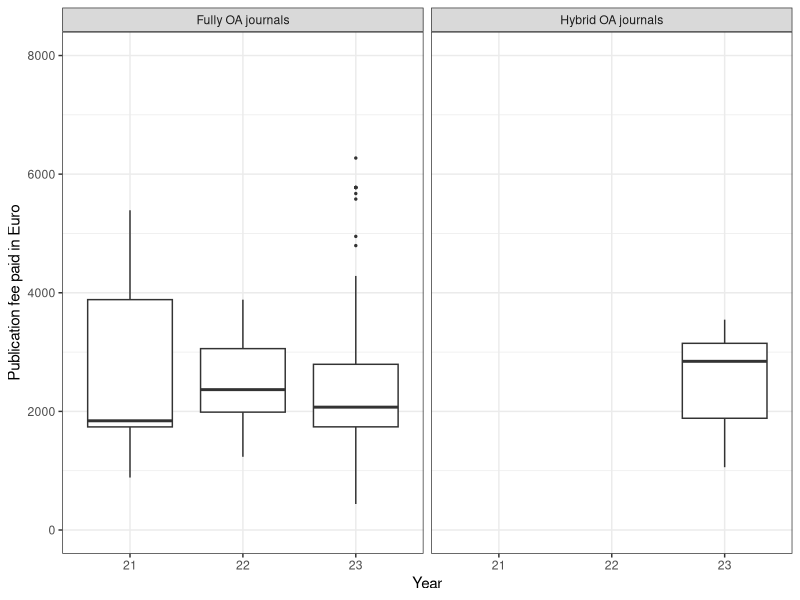
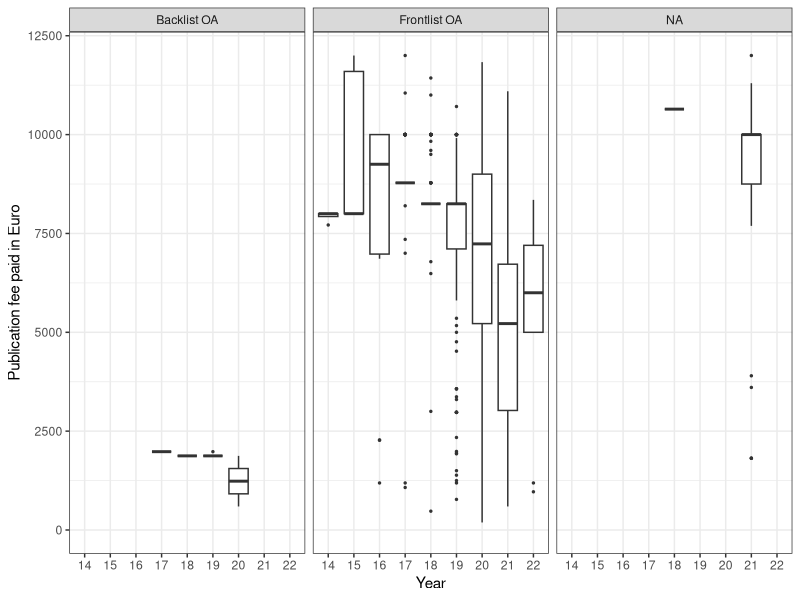

These charts were generated, in order, by the following R code:
## ---- chunk 1

knitr::opts_knit$set(base.url = "/")
knitr::opts_chunk$set(
  comment = "#>",
  collapse = TRUE,
  warning = FALSE,
  message = FALSE,
  echo = FALSE,
  fig.width = 9,
  fig.height = 6
)
options(scipen = 999, digits = 2, tibble.width = Inf, tibble.print_max = Inf)

knitr::knit_hooks$set(inline = function(x) {
  prettyNum(x, big.mark = ",")
})
## ---- chunk 2
require(dplyr)
require(stringr)
require(ggplot2)
## ---- chunk 3
my_apc <- readr::read_csv("data/apc_de.csv")
my_bpc <- readr::read_csv("data/bpc.csv")
## ---- chunk 4

ins <- readr::read_csv("data/institutions.csv")
countries <- readr::read_csv("data/translation_countries.csv")



ins_types <- readr::read_csv("data/translation_institution_types.csv")
ins_groups <- readr::read_csv("data/translation_institution_groups.csv")

for (i in seq_along(countries$country)) {
  ctry_full_name <- countries[[i, "country_full_name"]]
  ctry <- countries[[i, "country"]]
  cat(paste("## Institutions from", ctry_full_name, "\n\n"))
  for (j in seq_along(ins_types$institution_type)) {
    ins_type <- ins_types[[j, "institution_type"]]
    if (!is.na(ins_type)) {
      institutions_with_type <- filter(ins, country == ctry, institution_type == ins_type)
    }
    else {
      institutions_with_type <- filter(ins, country == ctry, is.na(institution_type))
    }
    if (nrow(institutions_with_type) > 0) {
      if (!is.na(ins_type)) {
        cat(paste("### ", ins_types[[j, "institution_type_full_name"]], "\n\n"))
      }
      for (k in seq_along(ins_groups$institution_group)) {
        ins_group <- ins_groups[[k, "institution_group"]]
        if (!is.na(ins_group)) {
          institutions_with_group <- filter(institutions_with_type, institution_group == ins_group)
        }
        else {
          institutions_with_group <- filter(institutions_with_type, is.na(institution_group))
        }
        institutions_with_group = arrange(institutions_with_group, institution_full_name)
        if (nrow(institutions_with_group) > 0) {
          if (!is.na(ins_group)) {
            cat(paste("#### ", ins_groups[[k, "institution_group_full_name"]], "\n\n"))
          }
          for (l in seq_along(institutions_with_group$institution)) {
            comment <- ""
            if (!is.na(institutions_with_group[[l, "comment"]])) {
              comment <- paste(" (", institutions_with_group[[l, "comment"]], ")", sep="")
            }
            name <- institutions_with_group[[l, "institution_full_name"]]
            if (!is.na(institutions_with_group[[l, "info_url"]])) {
              name <- paste("[", name, "](", institutions_with_group[[l, "info_url"]], ")", sep="")
            }
            cat(paste("- ", name, comment, "\n", sep=""))
          }
          cat("\n")
        }
      }
    }
  }
}

## ---- chunk 5

fully_oa <- my_apc %>% filter(is_hybrid == FALSE)
hybrid <- my_apc %>% filter(is_hybrid == TRUE)

## ---- chunk 6
p <- my_apc %>%
  mutate(is_hybrid = ifelse(.$is_hybrid, "Hybrid OA journals", "Fully OA journals")) %>% 
  mutate(short_period = str_sub(period, 3 ,4)) %>%
  ggplot(aes(factor(short_period), euro)) +
  geom_boxplot(outlier.size = 0.5) +
  xlab("Year") +
  ylab("Publication fee paid in Euro") +
  scale_y_continuous(limits = c(0,8000)) + 
  facet_grid(~is_hybrid) +
  theme_bw()
  ggsave(p, path = "figure/", filename = "boxplot_oa.png", width=9, height=4.5, units="in", device = "png")
## ---- chunk 7

oa_grouped <- my_apc %>%
    filter(is_hybrid == FALSE) %>%
    select(period, euro) %>%
    group_by(period) %>%
    summarise(
        n = n(),
        mean = mean(euro),
        median = median(euro),
        min = min(euro),
        max = max(euro)
    ) %>%
    mutate(n = format(n, big.mark=","), 
           mean = format(mean, big.mark=","),
           median = format(median, big.mark=","),
           min = format(min, big.mark=","),
           max = format(max, big.mark=","),
           minmax = str_c(min, " - ", max)
    ) %>%
    select(period, oa_n = n, oa_mean = mean, oa_median = median, oa_min_max = 'minmax')

hyb_grouped <- my_apc %>%
    filter(is_hybrid == TRUE) %>%
    select(period, euro) %>%
    group_by(period) %>%
    summarise(
        n = n(),
        mean = mean(euro),
        median = median(euro),
        min = min(euro),
        max = max(euro)
    ) %>%
    mutate(n = format(n, big.mark=","), 
           mean = format(mean, big.mark=","),
           median = format(median, big.mark=","),
           min = format(min, big.mark=","),
           max = format(max, big.mark=","),
           minmax = str_c(min, " - ", max)
    ) %>%
    select(period, hyb_n = n, hyb_mean = mean, hyb_median = median, hyb_min_max = 'minmax')

full_join(oa_grouped, hyb_grouped) %>%
knitr::kable(col.names = c("period", "OA articles", "OA mean", "OA median", "OA min - max", "Hybrid Articles", "Hybrid mean", "Hybrid median", "Hybrid min - max"), align = c("l","r", "r", "r", "r", "r", "r", "r", "r"))

## ---- chunk 8
p <- my_bpc %>%
  mutate(backlist_oa = ifelse(.$backlist_oa, "Backlist OA", "Frontlist OA")) %>% 
  mutate(short_period = str_sub(period, 3 ,4)) %>%
  ggplot(aes(factor(short_period), euro)) +
  geom_boxplot(outlier.size = 0.5) +
  xlab("Year") +
  ylab("Publication fee paid in Euro") +
  scale_y_continuous(limits = c(0,12000)) + 
  facet_grid(~backlist_oa) +
  theme_bw()
  ggsave(p, path = "figure/", filename = "boxplot_bpcs.png", width=9, height=4.5, units="in", device = "png")
## ---- chunk 9

frontlist_grouped <- my_bpc %>%
    filter(backlist_oa == FALSE) %>%
    select(period, euro) %>%
    group_by(period) %>%
    summarise(
        n = n(),
        mean = mean(euro),
        median = median(euro),
        min = min(euro),
        max = max(euro)
    ) %>%
    mutate(n = format(n, big.mark=","), 
           mean = format(mean, big.mark=","),
           median = format(median, big.mark=","),
           min = format(min, big.mark=","),
           max = format(max, big.mark=","),
           minmax = str_c(min, " - ", max)
    ) %>%
    select(period,frontlist_n = n,frontlist_mean = mean,frontlist_median = median,frontlist_min_max = minmax)

backlist_grouped <- my_bpc %>%
    filter(backlist_oa == TRUE) %>%
    select(period, euro) %>%
    group_by(period) %>%
   summarise(
        n = n(),
        mean = mean(euro),
        median = median(euro),
        min = min(euro),
        max = max(euro)
    ) %>%
    mutate(n = format(n, big.mark=","), 
           mean = format(mean, big.mark=","),
           median = format(median, big.mark=","),
           min = format(min, big.mark=","),
           max = format(max, big.mark=","),
           minmax = str_c(min, " - ", max)
    ) %>%
    select(period, backlist_n = n, backlist_mean = mean, backlist_median = median, backlist_min_max = minmax)

full_join(frontlist_grouped, backlist_grouped) %>%
knitr::kable(col.names = c("period", "Frontlist books", "mean BPC", "median BPC", "BPC min - max", "Backlist books", "mean BPC", "median BPC", "BPC min - max"), align = c("l","r", "r", "r", "r", "r", "r", "r", "r"))

## ---- chunk 10

my.apc <- readr::read_csv("data/apc_de.csv")

my.apc_doi <- my.apc[!is.na(my.apc$doi), ]
my.apc_pmid <- my.apc[!is.na(my.apc$pmid), ]
my.apc_pmcid <- my.apc[!is.na(my.apc$pmcid), ]
my.apc_ut <- my.apc[!is.na(my.apc$ut), ]
